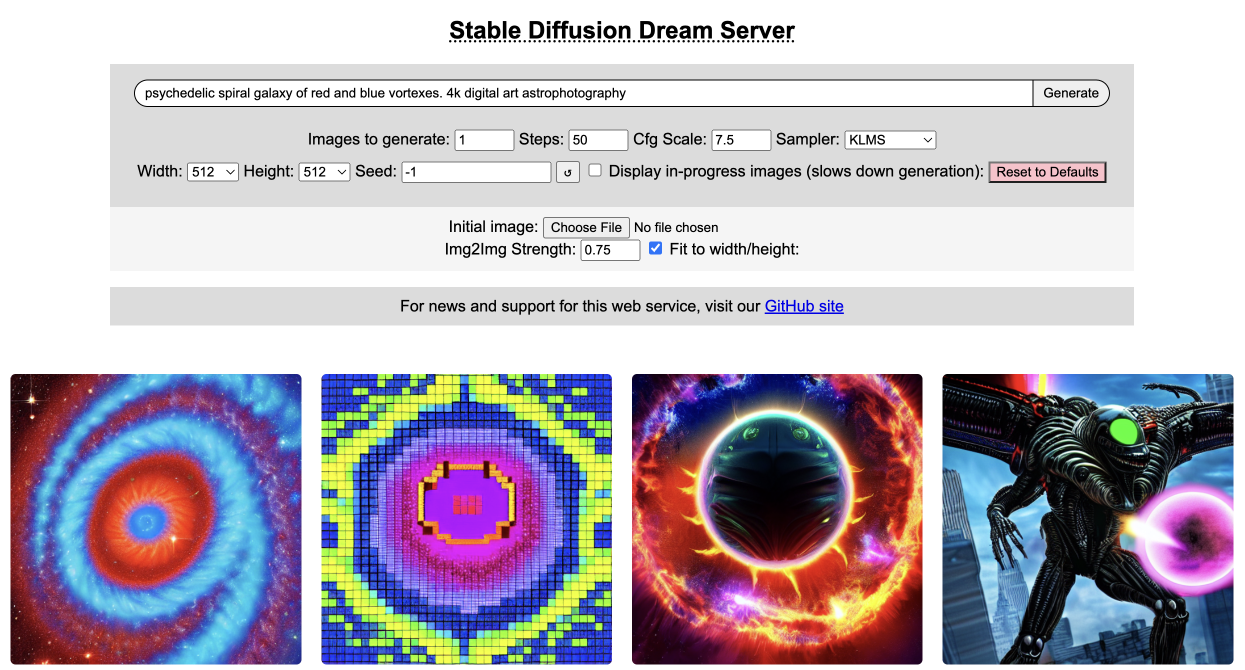
#> input picture img/screen-sd-web.png, 2490 x 1340 px (shown at 1/2 size); its folder holds 4 pictures in this run
$ python make-img-lowres.py
#> lines starting #> are read from the running program, lines starting #| are printed output that depends on the picture
#!python3
""" make-img-lowres.py - Create 'img-lowres/' directory with low resolution copies of 'img/' images.

$ pip3 install pillow

@author: Cade Brown <me@cade.site>
"""

import argparse
import os
import PIL.Image

parser = argparse.ArgumentParser(description=__doc__)
parser.add_argument('--input', type=str, default='./img', help='Directory containing images to convert')
parser.add_argument('--output', type=str, default='./img-lowres', help='Directory to output low resolution images to')

parser.add_argument('--size', type=int, default=2400, help='Maximum dimension of output images')

args = parser.parse_args()

# remove output!!
def rrmdir(path):
    for entry in os.scandir(path):
        if entry.is_dir():
            rrmdir(entry)
        else:
            os.remove(entry)
    os.rmdir(path)
if os.path.exists(args.output):
    rrmdir(args.output)

# create output
os.makedirs(args.output, exist_ok=True)

# opens and resizes an input image (fi) and saves to output image
def resize(fi, fo):
#> called with fi = 'img/screen-sd-web.png'
    img = PIL.Image.open(fi)
#> img is the input picture: PIL image 2490x1340 RGBA; mean R, G, B, A 184.2, 177, 188.5, 255
    sz = img.size
#> sz = (2490, 1340)

    # cap out maximum size
    if sz[0] > args.size or sz[1] > args.size:
        if sz[0] > sz[1]:
            img = img.resize((args.size, int(args.size * sz[1] / sz[0])))
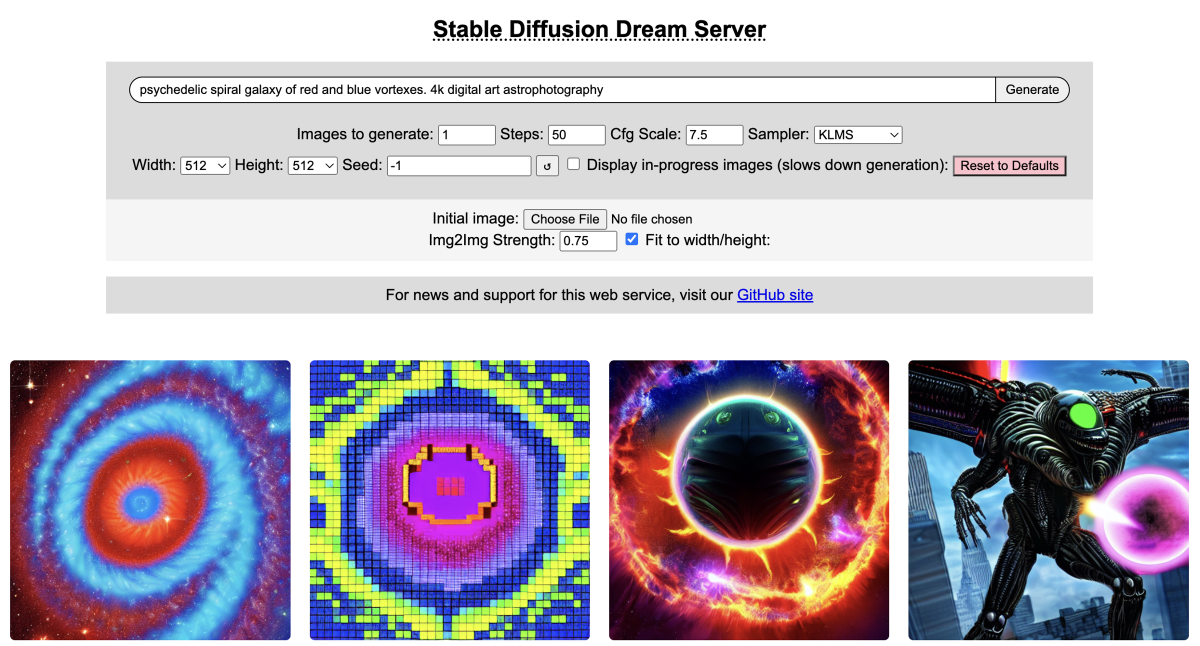
#> img: PIL image 2400x1291 RGBA (shown at 1/2 size); mean R, G, B, A 184.3, 177, 188.5, 255
        else:
            img = img.resize((int(args.size * sz[0] / sz[1]), args.size), PIL.Image.Resampling.LANCZOS)

        # output
        print(f"$ {fi} -> {fo}")
        os.makedirs(os.path.dirname(fo), exist_ok=True)
        img.save(fo)


for path, dirs, files in os.walk(args.input):
    for f in files:
        ext = f.split('.')[-1]
        if ext in ['png', 'jpg', 'jpeg', 'webp']:
            # create output path
            fi = os.path.join(path, f)
            fo = os.path.join(args.output, os.path.relpath(os.path.join(path, f), args.input))
            # always save as webp
            fo = os.path.splitext(fo)[0] + '.webp'

            # create output directory
            resize(fi, fo)
